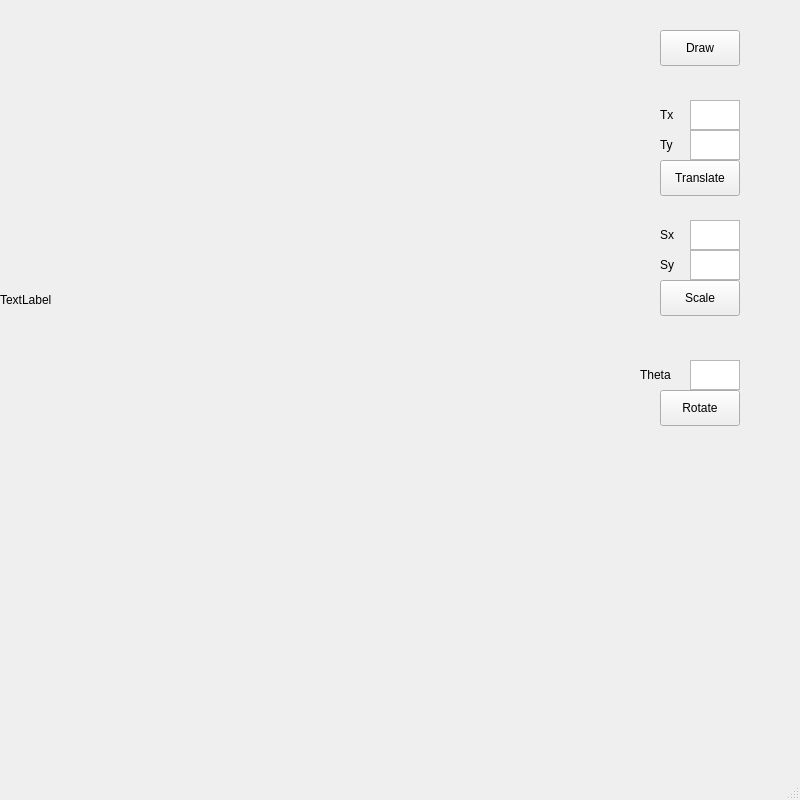
<?xml version="1.0" encoding="UTF-8"?>
<ui version="4.0">
 <class>MainWindow</class>
 <widget class="QMainWindow" name="MainWindow">
  <property name="geometry">
   <rect>
    <x>0</x>
    <y>0</y>
    <width>800</width>
    <height>800</height>
   </rect>
  </property>
  <property name="windowTitle">
   <string>MainWindow</string>
  </property>
  <widget class="QWidget" name="centralwidget">
   <widget class="QLabel" name="label">
    <property name="geometry">
     <rect>
      <x>0</x>
      <y>0</y>
      <width>600</width>
      <height>600</height>
     </rect>
    </property>
    <property name="text">
     <string>TextLabel</string>
    </property>
   </widget>
   <widget class="QTextEdit" name="textEdit">
    <property name="geometry">
     <rect>
      <x>690</x>
      <y>100</y>
      <width>50</width>
      <height>30</height>
     </rect>
    </property>
   </widget>
   <widget class="QTextEdit" name="textEdit_2">
    <property name="geometry">
     <rect>
      <x>690</x>
      <y>130</y>
      <width>50</width>
      <height>30</height>
     </rect>
    </property>
   </widget>
   <widget class="QTextEdit" name="textEdit_3">
    <property name="geometry">
     <rect>
      <x>690</x>
      <y>220</y>
      <width>50</width>
      <height>30</height>
     </rect>
    </property>
   </widget>
   <widget class="QTextEdit" name="textEdit_4">
    <property name="geometry">
     <rect>
      <x>690</x>
      <y>250</y>
      <width>50</width>
      <height>30</height>
     </rect>
    </property>
   </widget>
   <widget class="QLabel" name="label_2">
    <property name="geometry">
     <rect>
      <x>660</x>
      <y>100</y>
      <width>30</width>
      <height>30</height>
     </rect>
    </property>
    <property name="text">
     <string>Tx</string>
    </property>
   </widget>
   <widget class="QLabel" name="label_3">
    <property name="geometry">
     <rect>
      <x>660</x>
      <y>130</y>
      <width>30</width>
      <height>30</height>
     </rect>
    </property>
    <property name="text">
     <string>Ty</string>
    </property>
   </widget>
   <widget class="QLabel" name="label_4">
    <property name="geometry">
     <rect>
      <x>660</x>
      <y>220</y>
      <width>30</width>
      <height>30</height>
     </rect>
    </property>
    <property name="text">
     <string>Sx</string>
    </property>
   </widget>
   <widget class="QLabel" name="label_5">
    <property name="geometry">
     <rect>
      <x>660</x>
      <y>250</y>
      <width>30</width>
      <height>30</height>
     </rect>
    </property>
    <property name="text">
     <string>Sy</string>
    </property>
   </widget>
   <widget class="QPushButton" name="pushButton">
    <property name="geometry">
     <rect>
      <x>660</x>
      <y>160</y>
      <width>80</width>
      <height>36</height>
     </rect>
    </property>
    <property name="text">
     <string>Translate</string>
    </property>
   </widget>
   <widget class="QPushButton" name="pushButton_2">
    <property name="geometry">
     <rect>
      <x>660</x>
      <y>280</y>
      <width>80</width>
      <height>36</height>
     </rect>
    </property>
    <property name="text">
     <string>Scale</string>
    </property>
   </widget>
   <widget class="QPushButton" name="pushButton_3">
    <property name="geometry">
     <rect>
      <x>660</x>
      <y>30</y>
      <width>80</width>
      <height>36</height>
     </rect>
    </property>
    <property name="text">
     <string>Draw</string>
    </property>
   </widget>
   <widget class="QTextEdit" name="textEdit_5">
    <property name="geometry">
     <rect>
      <x>690</x>
      <y>360</y>
      <width>50</width>
      <height>30</height>
     </rect>
    </property>
   </widget>
   <widget class="QLabel" name="label_6">
    <property name="geometry">
     <rect>
      <x>640</x>
      <y>360</y>
      <width>50</width>
      <height>30</height>
     </rect>
    </property>
    <property name="text">
     <string>Theta</string>
    </property>
   </widget>
   <widget class="QPushButton" name="pushButton_4">
    <property name="geometry">
     <rect>
      <x>660</x>
      <y>390</y>
      <width>80</width>
      <height>36</height>
     </rect>
    </property>
    <property name="text">
     <string>Rotate</string>
    </property>
   </widget>
  </widget>
  <widget class="QMenuBar" name="menubar">
   <property name="geometry">
    <rect>
     <x>0</x>
     <y>0</y>
     <width>800</width>
     <height>29</height>
    </rect>
   </property>
  </widget>
  <widget class="QStatusBar" name="statusbar"/>
 </widget>
 <resources/>
 <connections/>
</ui>
